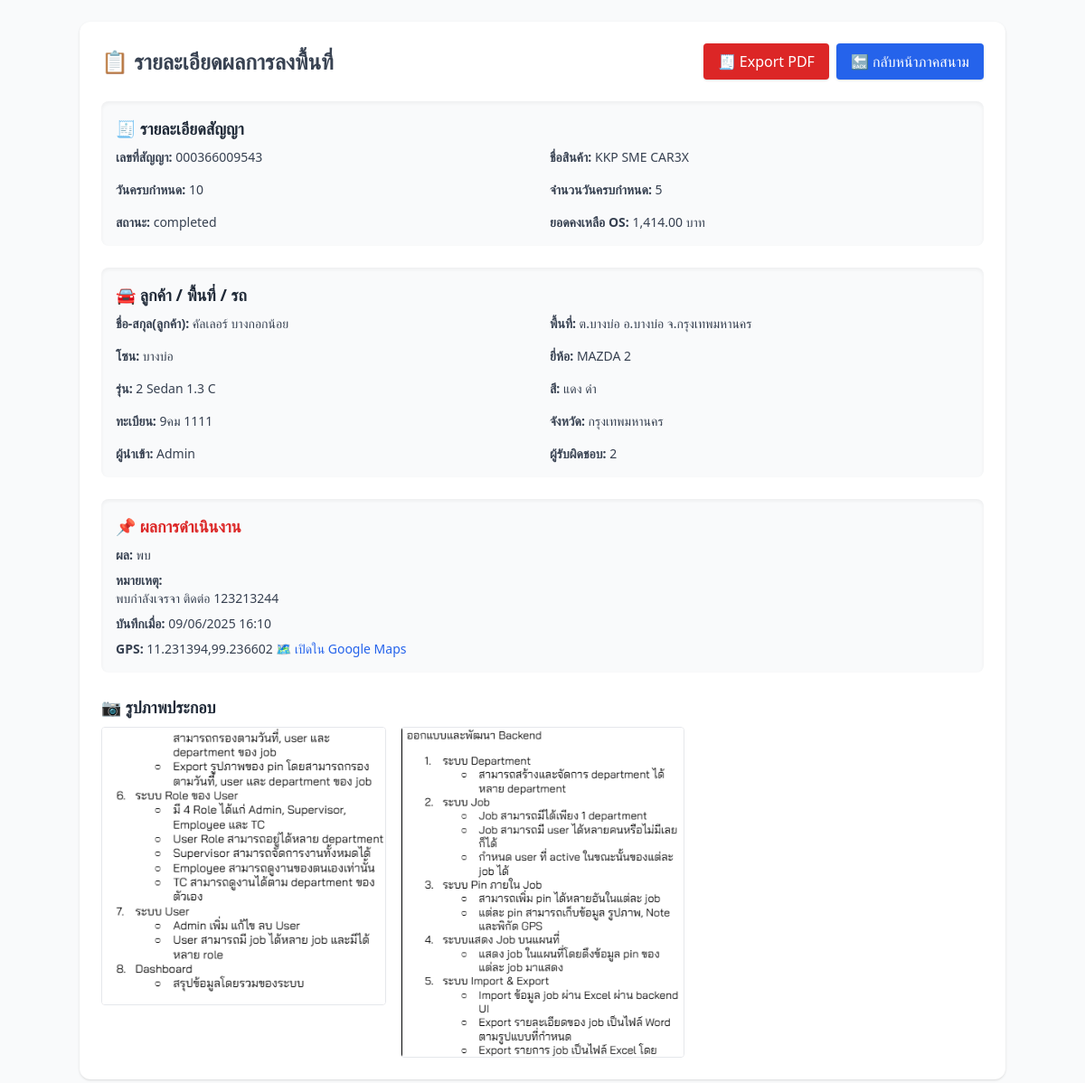
The app's page /dashboard/job_result.php?id=238 (signed in) with its own data.
### tables this page shows
CREATE TABLE `job_logs` (
  `id` int(11) NOT NULL,
  `job_id` int(11) DEFAULT NULL,
  `user_id` int(11) DEFAULT NULL,
  `result` varchar(20) DEFAULT NULL,
  `note` text DEFAULT NULL,
  `gps` varchar(100) DEFAULT NULL,
  `images` text DEFAULT NULL,
  `created_at` timestamp NOT NULL DEFAULT current_timestamp(),
  `log_time` datetime DEFAULT current_timestamp(),
  `marker_color` varchar(20) DEFAULT 'blue'
);

CREATE TABLE `jobs` (
  `id` int(11) NOT NULL,
  `contract_number` varchar(50) NOT NULL,
  `assigned_to` int(11) DEFAULT NULL,
  `imported_by` int(11) DEFAULT NULL,
  `product` varchar(100) NOT NULL,
  `location_info` varchar(255) DEFAULT NULL,
  `location_area` varchar(255) DEFAULT NULL,
  `zone` varchar(100) DEFAULT NULL,
  `due_date` varchar(25) DEFAULT NULL,
  `overdue_period` varchar(50) DEFAULT NULL,
  `model` varchar(100) DEFAULT NULL,
  `model_detail` varchar(100) DEFAULT NULL,
  `color` varchar(50) DEFAULT NULL,
  `plate` varchar(20) DEFAULT NULL,
  `province` varchar(50) DEFAULT NULL,
  `os` varchar(50) DEFAULT NULL,
  `status` varchar(20) DEFAULT NULL,
  `department_id` int(11) DEFAULT NULL
);

CREATE TABLE `users` (
  `id` int(11) NOT NULL,
  `name` varchar(100) DEFAULT NULL,
  `username` varchar(50) DEFAULT NULL,
  `password` varchar(255) DEFAULT NULL,
  `role` enum('admin','field','manager') DEFAULT 'field',
  `created_at` timestamp NOT NULL DEFAULT current_timestamp(),
  `active` tinyint(1) DEFAULT 1,
  `department_id` int(11) DEFAULT NULL,
  `marker_color` varchar(20) DEFAULT NULL
);

### dashboard/job_result.php (the view, shortened to what this page needs)
<?php
include '../config/db.php';
$job_id = $_GET['id'] ?? null;
$stmt = $conn->prepare("SELECT j.*,
    l.note, l.result, l.gps, l.images, l.created_at AS log_time,
    u1.name AS assigned_name, u2.name AS imported_name
    FROM jobs j
    LEFT JOIN job_logs l ON j.id = l.job_id
    LEFT JOIN users u1 ON j.assigned_to = u1.id
    LEFT JOIN users u2 ON j.imported_by = u2.id
    WHERE j.id = ?");
$stmt->bind_param("i", $job_id);
$stmt->execute();
$result = $stmt->get_result();
$job = $result->fetch_assoc();
?>
<!DOCTYPE html>
<html lang="th">
<head>
  <script src="https://cdn.tailwindcss.com"></script>
</head>
<body class="bg-gray-50 min-h-screen p-4 sm:p-6">
<div class="max-w-5xl mx-auto bg-white shadow rounded-xl p-6 space-y-6">
  <div class="flex justify-between items-center flex-wrap gap-4">
    <h2 class="text-2xl font-bold text-gray-700">📋 รายละเอียดผลการลงพื้นที่</h2>
    <div class="flex gap-2">
      <?php if ($job['status'] === 'completed'): ?>
        <a href="../admin/export_job_detail_pdf.php?id=<?= $job_id ?>" class="bg-red-600 hover:bg-red-700 text-white px-4 py-2 rounded shadow">
          🧾 Export PDF
        </a>
      <?php else: ?>
        <button onclick="alertExportDenied()" class="bg-gray-400 text-white px-4 py-2 rounded shadow cursor-not-allowed">
          🧾 Export PDF
        </button>
      <?php endif; ?>
      <a href="<?= ($_SESSION['user']['role'] === 'admin') ? '../admin/jobs.php' : '../dashboard/field.php' ?>"
         class="bg-blue-600 hover:bg-blue-700 text-white px-4 py-2 rounded shadow">
        🔙 กลับหน้าภาคสนาม
      </a>
    </div>
  </div>
  <div class="bg-gray-50 p-4 rounded-lg shadow-inner">
    <h3 class="font-semibold text-lg text-gray-800 mb-2">🧾 รายละเอียดสัญญา</h3>
    <div class="grid sm:grid-cols-2 gap-4 text-sm text-gray-700">
      <p><strong>เลขที่สัญญา:</strong> <?= htmlspecialchars($job['contract_number']) ?></p>
      <p><strong>ชื่อสินค้า:</strong> <?= htmlspecialchars($job['product']) ?></p>
      <p><strong>วันครบกำหนด:</strong> <?= htmlspecialchars($job['due_date']) ?></p>
      <p><strong>จำนวนวันครบกำหนด:</strong> <?= htmlspecialchars($job['overdue_period']) ?></p>
      <p><strong>สถานะ:</strong> <?= htmlspecialchars($job['status']) ?></p>
      <p><strong>ยอดคงเหลือ OS:</strong> <?= number_format($job['os'], 2) ?> บาท</p>
    </div>
  </div>
  <div class="bg-gray-50 p-4 rounded-lg shadow-inner">
    <h3 class="font-semibold text-lg text-gray-800 mb-2">🚘 ลูกค้า / พื้นที่ / รถ</h3>
    <div class="grid sm:grid-cols-2 gap-4 text-sm text-gray-700">
      <p><strong>ชื่อ-สกุล(ลูกค้า):</strong> <?= htmlspecialchars($job['location_info']) ?></p>
      <p><strong>พื้นที่:</strong> <?= htmlspecialchars($job['location_area']) ?></p>
      <p><strong>โซน:</strong> <?= htmlspecialchars($job['zone']) ?></p>
      <p><strong>ยี่ห้อ:</strong> <?= htmlspecialchars($job['model']) ?></p>
      <p><strong>รุ่น:</strong> <?= htmlspecialchars($job['model_detail']) ?></p>
      <p><strong>สี:</strong> <?= htmlspecialchars($job['color']) ?></p>
      <p><strong>ทะเบียน:</strong> <?= htmlspecialchars($job['plate']) ?></p>
      <p><strong>จังหวัด:</strong> <?= htmlspecialchars($job['province']) ?></p>
      <p><strong>ผู้นำเข้า:</strong> <?= htmlspecialchars($job['imported_name'] ?? '-') ?></p>
      <p><strong>ผู้รับผิดชอบ:</strong> <?= htmlspecialchars($job['assigned_name'] ?? '-') ?></p>
    </div>
  </div>
  <div class="bg-gray-50 p-4 rounded-lg shadow-inner">
    <h3 class="font-semibold text-lg text-red-600 mb-2">📌 ผลการดำเนินงาน</h3>
    <div class="text-sm text-gray-700 space-y-2">
      <p><strong>ผล:</strong> <?= htmlspecialchars($job['result'] ?? '-') ?></p>
      <p><strong>หมายเหตุ:</strong><br><?= nl2br(htmlspecialchars($job['note'] ?? '-')) ?></p>
      <p><strong>บันทึกเมื่อ:</strong> <?= $job['log_time'] ? date('d/m/Y H:i', strtotime($job['log_time'])) : '-' ?></p>
      <?php if (!empty($job['gps'])): ?>
        <?php
          $gps = explode(",", $job['gps']);
          $lat = trim($gps[0]);
          $lng = trim($gps[1]);
        ?>
        <p><strong>GPS:</strong> <?= htmlspecialchars($job['gps']) ?>
          <a href="https://www.google.com/maps/search/?api=1&query=<?= $lat ?>,<?= $lng ?>" target="_blank" class="text-blue-600 hover:underline">
            🗺️ เปิดใน Google Maps
          </a>
        </p>
      <?php endif; ?>
    </div>
  </div>
  <?php if (!empty($job['images'])): ?>
    <?php $images = json_decode($job['images'], true); ?>
    <div>
      <h3 class="font-semibold text-lg text-gray-800 mb-2">📷 รูปภาพประกอบ</h3>
      <div class="grid grid-cols-2 sm:grid-cols-3 gap-4">
        <?php foreach ($images as $img): ?>
          <a href="../uploads/job_photos/<?= htmlspecialchars($img) ?>" target="_blank">
            <img src="../uploads/job_photos/<?= htmlspecialchars($img) ?>" class="w-full h-auto rounded border hover:shadow-xl">
          </a>
        <?php endforeach; ?>
      </div>
    </div>
  <?php endif; ?>
</div>
</body>
</html>

### records on screen
job_logs: job.contract_number "000366009543", job.product "KKP SME CAR3X", job.due_date "10", job.overdue_period "5", job.status "completed", job.os "1,414.00", job.location_info "คัลเลอร์ บางกอกน้อย", job.location_area "ต.บางบ่อ อ.บางบ่อ จ.กรุงเทพมหานคร", job.zone "บางบ่อ", job.model "MAZDA 2", job.model_detail "2 Sedan 1.3 C", job.color "แดง ดำ", job.plate "9คม 1111", job.province "กรุงเทพมหานคร", users.name "Admin", user.name "2", result "พบ", note "พบกำลังเจรจา ติดต่อ 123213244", created_at "09/06/2025 16:10", gps "11.231394,99.236602"
